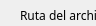
      <widget class="QWidget" name="page_2">
       <property name="geometry">
        <rect>
         <x>0</x>
         <y>0</y>
         <width>96</width>
         <height>26</height>
        </rect>
       </property>
       <attribute name="label">
        <string>1) Graficar perfiles</string>
       </attribute>
       <widget class="QPushButton" name="Boton_examinar_4">
        <property name="enabled">
         <bool>true</bool>
        </property>
        <property name="geometry">
         <rect>
          <x>720</x>
          <y>30</y>
          <width>111</width>
          <height>34</height>
         </rect>
        </property>
        <property name="text">
         <string>Examinar</string>
        </property>
       </widget>
       <widget class="QLabel" name="Titulo_15">
        <property name="geometry">
         <rect>
          <x>20</x>
          <y>0</y>
          <width>340</width>
          <height>31</height>
         </rect>
        </property>
        <property name="font">
         <font>
          <family>Paytone One</family>
          <weight>50</weight>
          <italic>false</italic>
          <bold>false</bold>
          <kerning>true</kerning>
         </font>
        </property>
        <property name="text">
         <string>&lt;html&gt;&lt;head/&gt;&lt;body&gt;&lt;p&gt;Ruta del archivo de topografía (GRD/NC)&lt;/p&gt;&lt;/body&gt;&lt;/html&gt;</string>
        </property>
       </widget>
       <widget class="QComboBox" name="combo_perfil_region">
        <property name="geometry">
         <rect>
          <x>720</x>
          <y>75</y>
          <width>111</width>
          <height>32</height>
         </rect>
        </property>
        <item>
         <property name="text">
          <string>Norte</string>
         </property>
        </item>
        <item>
         <property name="text">
          <string>Centro</string>
         </property>
        </item>
        <item>
         <property name="text">
          <string>Sur</string>
         </property>
        </item>
       </widget>
       <widget class="QPlainTextEdit" name="Titulo_perfil">
        <property name="enabled">
         <bool>true</bool>
        </property>
        <property name="geometry">
         <rect>
          <x>20</x>
          <y>90</y>
          <width>251</width>
          <height>34</height>
         </rect>
        </property>
        <property name="styleSheet">
         <string notr="true"/>
        </property>
        <property name="plainText">
         <string>Sismicidad 1980-2019 Mw &gt;= 5.0</string>
        </property>
       </widget>
       <widget class="QCheckBox" name="check_profundos_2">
        <property name="enabled">
         <bool>true</bool>
        </property>
        <property name="geometry">
         <rect>
          <x>290</x>
          <y>130</y>
          <width>240</width>
          <height>22</height>
         </rect>
        </property>
        <property name="text">
         <string>Graficar sismos profundos</string>
        </property>
        <property name="checkable">
         <bool>true</bool>
        </property>
        <property name="checked">
         <bool>true</bool>
        </property>
        <property name="tristate">
         <bool>false</bool>
        </property>
       </widget>
       <widget class="QCheckBox" name="check_intermedios_2">
        <property name="enabled">
         <bool>true</bool>
        </property>
        <property name="geometry">
         <rect>
          <x>290</x>
          <y>100</y>
          <width>240</width>
          <height>22</height>
         </rect>
        </property>
        <property name="text">
         <string>Graficar sismos intermedios</string>
        </property>
        <property name="checkable">
         <bool>true</bool>
        </property>
        <property name="checked">
         <bool>true</bool>
        </property>
        <property name="tristate">
         <bool>false</bool>
        </property>
       </widget>
       <widget class="QCheckBox" name="check_superficiales_2">
        <property name="enabled">
         <bool>true</bool>
        </property>
        <property name="geometry">
         <rect>
          <x>290</x>
          <y>70</y>
          <width>240</width>
          <height>22</height>
         </rect>
        </property>
        <property name="text">
         <string>Graficar sismos superficiales</string>
        </property>
        <property name="checkable">
         <bool>true</bool>
        </property>
        <property name="checked">
         <bool>true</bool>
        </property>
        <property name="tristate">
         <bool>false</bool>
        </property>
       </widget>
       <widget class="QTextBrowser" name="ruta_grdfile_2">
        <property name="enabled">
         <bool>true</bool>
        </property>
        <property name="geometry">
         <rect>
          <x>20</x>
          <y>30</y>
          <width>680</width>
          <height>34</height>
         </rect>
        </property>
        <property name="styleSheet">
         <string notr="true"/>
        </property>
        <property name="html">
         <string>&lt;!DOCTYPE HTML PUBLIC &quot;-//W3C//DTD HTML 4.0//EN&quot; &quot;http://www.w3.org/TR/REC-html40/strict.dtd&quot;&gt;
&lt;html&gt;&lt;head&gt;&lt;meta name=&quot;qrichtext&quot; content=&quot;1&quot; /&gt;&lt;style type=&quot;text/css&quot;&gt;
p, li { white-space: pre-wrap; }
&lt;/style&gt;&lt;/head&gt;&lt;body style=&quot; font-family:'Noto Sans'; font-size:10pt; font-weight:400; font-style:normal;&quot;&gt;
&lt;p style=&quot;-qt-paragraph-type:empty; margin-top:0px; margin-bottom:0px; margin-left:0px; margin-right:0px; -qt-block-indent:0; text-indent:0px;&quot;&gt;&lt;br /&gt;&lt;/p&gt;&lt;/body&gt;&lt;/html&gt;</string>
        </property>
       </widget>
       <widget class="QLabel" name="Titulo_16">
        <property name="geometry">
         <rect>
          <x>530</x>
          <y>75</y>
          <width>211</width>
          <height>31</height>
         </rect>
        </property>
        <property name="font">
         <font>
          <family>Paytone One</family>
          <weight>50</weight>
          <italic>false</italic>
          <bold>false</bold>
          <kerning>true</kerning>
         </font>
        </property>
        <property name="text">
         <string>&lt;html&gt;&lt;head/&gt;&lt;body&gt;&lt;p&gt;Graficar perfil de la región:&lt;/p&gt;&lt;/body&gt;&lt;/html&gt;</string>
        </property>
       </widget>
       <widget class="QPushButton" name="Run_Perfil_Sismico">
        <property name="enabled">
         <bool>false</bool>
        </property>
        <property name="geometry">
         <rect>
          <x>570</x>
          <y>120</y>
          <width>261</width>
          <height>34</height>
         </rect>
        </property>
        <property name="font">
         <font>
          <weight>75</weight>
          <bold>true</bold>
         </font>
        </property>
        <property name="text">
         <string>4. Graficar Perfil Sísmico</string>
        </property>
       </widget>
       <widget class="QCheckBox" name="check_leyenda_02">
        <property name="enabled">
         <bool>true</bool>
        </property>
        <property name="geometry">
         <rect>
          <x>20</x>
          <y>130</y>
          <width>151</width>
          <height>22</height>
         </rect>
        </property>
        <property name="text">
         <string>Mostrar Leyenda</string>
        </property>
        <property name="checkable">
         <bool>true</bool>
        </property>
        <property name="checked">
         <bool>true</bool>
        </property>
        <property name="tristate">
         <bool>false</bool>
        </property>
       </widget>
       <widget class="QLabel" name="Titulo_17">
        <property name="geometry">
         <rect>
          <x>20</x>
          <y>60</y>
          <width>211</width>
          <height>31</height>
         </rect>
        </property>
        <property name="font">
         <font>
          <family>Paytone One</family>
          <weight>50</weight>
          <italic>false</italic>
          <bold>false</bold>
          <kerning>true</kerning>
         </font>
        </property>
        <property name="text">
         <string>&lt;html&gt;&lt;head/&gt;&lt;body&gt;&lt;p&gt;Título de leyenda:&lt;/p&gt;&lt;/body&gt;&lt;/html&gt;</string>
        </property>
       </widget>
      </widget>
